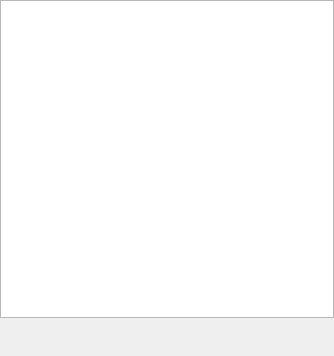
<?xml version="1.0" encoding="UTF-8"?>
<ui version="4.0">
 <class>TagSelector</class>
 <widget class="QWidget" name="TagSelector">
  <property name="geometry">
   <rect>
    <x>0</x>
    <y>0</y>
    <width>334</width>
    <height>356</height>
   </rect>
  </property>
  <property name="windowTitle">
   <string>Form</string>
  </property>
  <layout class="QVBoxLayout" name="verticalLayout">
   <property name="margin">
    <number>0</number>
   </property>
   <item>
    <widget class="QListView" name="tagList"/>
   </item>
   <item>
    <layout class="QHBoxLayout" name="horizontalLayout_5">
     <item>
      <widget class="QPushButton" name="createTagButton">
       <property name="sizePolicy">
        <sizepolicy hsizetype="Fixed" vsizetype="Fixed">
         <horstretch>0</horstretch>
         <verstretch>0</verstretch>
        </sizepolicy>
       </property>
       <property name="minimumSize">
        <size>
         <width>32</width>
         <height>32</height>
        </size>
       </property>
       <property name="maximumSize">
        <size>
         <width>32</width>
         <height>32</height>
        </size>
       </property>
       <property name="baseSize">
        <size>
         <width>32</width>
         <height>32</height>
        </size>
       </property>
       <property name="toolTip">
        <string>Create new tag</string>
       </property>
       <property name="text">
        <string/>
       </property>
       <property name="icon">
        <iconset resource="../../App/rsc/espina.qrc">
         <normaloff>:/espina/tag_create.svg</normaloff>:/espina/tag_create.svg</iconset>
       </property>
       <property name="iconSize">
        <size>
         <width>22</width>
         <height>22</height>
        </size>
       </property>
       <property name="flat">
        <bool>true</bool>
       </property>
      </widget>
     </item>
     <item>
      <spacer name="horizontalSpacer_5">
       <property name="orientation">
        <enum>Qt::Horizontal</enum>
       </property>
       <property name="sizeHint" stdset="0">
        <size>
         <width>40</width>
         <height>20</height>
        </size>
       </property>
      </spacer>
     </item>
     <item>
      <widget class="QPushButton" name="acceptChanges">
       <property name="sizePolicy">
        <sizepolicy hsizetype="Fixed" vsizetype="Fixed">
         <horstretch>0</horstretch>
         <verstretch>0</verstretch>
        </sizepolicy>
       </property>
       <property name="minimumSize">
        <size>
         <width>32</width>
         <height>32</height>
        </size>
       </property>
       <property name="maximumSize">
        <size>
         <width>32</width>
         <height>32</height>
        </size>
       </property>
       <property name="baseSize">
        <size>
         <width>32</width>
         <height>32</height>
        </size>
       </property>
       <property name="toolTip">
        <string>Apply changes</string>
       </property>
       <property name="text">
        <string/>
       </property>
       <property name="icon">
        <iconset resource="../../App/rsc/espina.qrc">
         <normaloff>:/espina/accept.png</normaloff>:/espina/accept.png</iconset>
       </property>
       <property name="iconSize">
        <size>
         <width>22</width>
         <height>22</height>
        </size>
       </property>
       <property name="flat">
        <bool>true</bool>
       </property>
      </widget>
     </item>
     <item>
      <widget class="QPushButton" name="rejectChanges">
       <property name="sizePolicy">
        <sizepolicy hsizetype="Fixed" vsizetype="Fixed">
         <horstretch>0</horstretch>
         <verstretch>0</verstretch>
        </sizepolicy>
       </property>
       <property name="minimumSize">
        <size>
         <width>32</width>
         <height>32</height>
        </size>
       </property>
       <property name="maximumSize">
        <size>
         <width>32</width>
         <height>32</height>
        </size>
       </property>
       <property name="baseSize">
        <size>
         <width>32</width>
         <height>32</height>
        </size>
       </property>
       <property name="toolTip">
        <string>Reject changes</string>
       </property>
       <property name="text">
        <string/>
       </property>
       <property name="icon">
        <iconset resource="../../App/rsc/espina.qrc">
         <normaloff>:/espina/cancel.png</normaloff>:/espina/cancel.png</iconset>
       </property>
       <property name="iconSize">
        <size>
         <width>22</width>
         <height>22</height>
        </size>
       </property>
       <property name="flat">
        <bool>true</bool>
       </property>
      </widget>
     </item>
    </layout>
   </item>
  </layout>
 </widget>
 <resources>
  <include location="../../App/rsc/espina.qrc"/>
 </resources>
 <connections/>
</ui>
